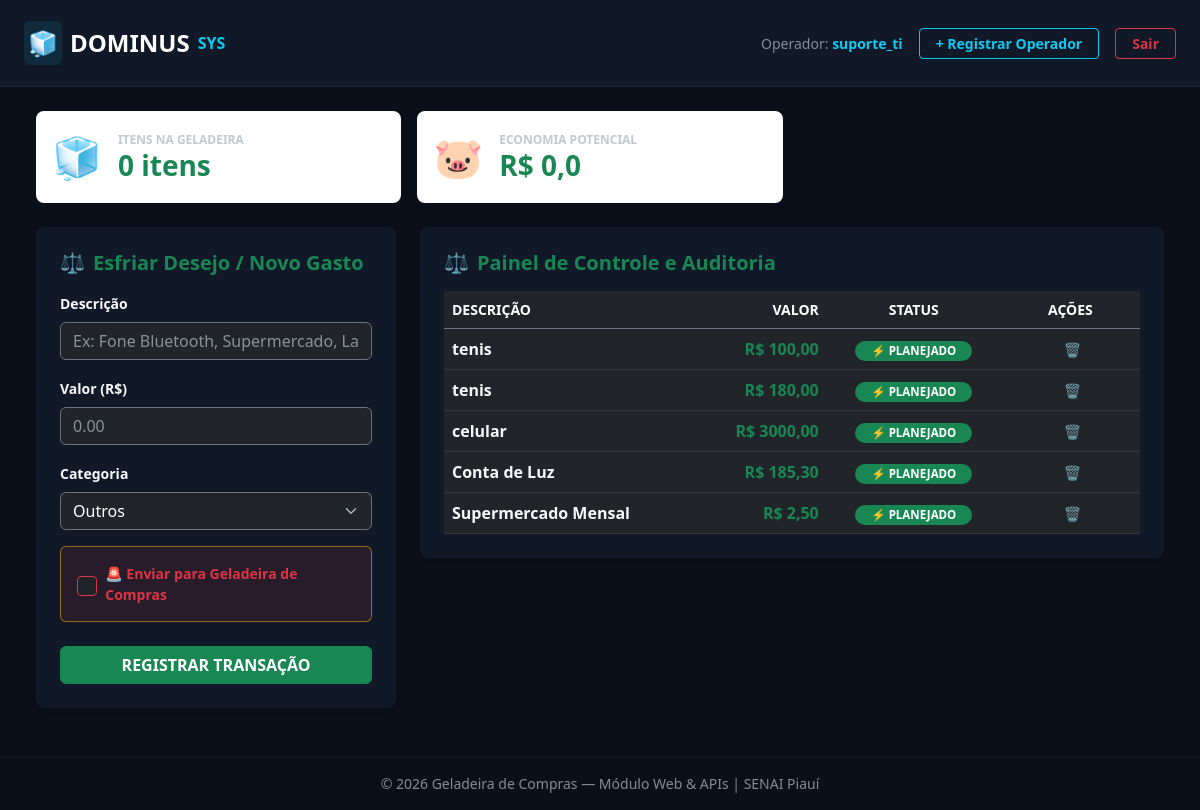
The app's page / (signed in) with its own data.
### main/models.py (models this page shows, shortened)
class RegistroGasto(models.Model):
    CATEGORIA_CHOICES = [
        ('essenciais', 'Gastos Essenciais'),
        ('lazer', 'Lazer'),
        ('eletronicos', 'Eletrônicos'),
        ('vestuario', 'Vestuário'),
        ('outros', 'Outros'),
    ]
    ESTADO_CHOICES = [
        ('PLANEJADO', 'Planejado / Efetivado'),
        ('CONGELADO', 'Na Geladeira (Reflexão)'),
        ('DESISTIDO', 'Compra Abortada (Economizado)'),
    ]
    descricao = models.CharField(max_length=100)
    valor = models.DecimalField(max_digits=10, decimal_places=2)
    categoria = models.CharField(max_length=20, choices=CATEGORIA_CHOICES, default='outros')
    impulso = models.BooleanField(default=False)
    estado = models.CharField(max_length=20, choices=ESTADO_CHOICES, default='PLANEJADO')
    data_criacao = models.DateTimeField(auto_now_add=True)
    dias_reflexao = models.IntegerField(default=3) # Período padrão de resfriamento

### main/views.py (the view)
# urls.py: path('', painel_view, name='home'),
def painel_view(request):
    if request.method == 'POST':
        form = RegistroGastoForm(request.POST)
        if form.is_valid():
            gasto = form.save(commit=False)
            gasto.estado = 'CONGELADO' if gasto.impulso else 'PLANEJADO'
            gasto.save()
            return redirect('painel')
    else:
        form = RegistroGastoForm()
    registros = RegistroGasto.objects.exclude(estado='DESISTIDO').order_by('-id')
    economia_potencial = RegistroGasto.objects.filter(estado='CONGELADO').aggregate(total=Sum('valor'))['total'] or 0.00
    itens_geladeira = RegistroGasto.objects.filter(estado='CONGELADO').count()
    context = {
        'form': form,
        'registros': registros,
        'economia_potencial': economia_potencial,
        'itens_geladeira': itens_geladeira,
    }
    return render(request, 'main/painel.html', context)

### main/forms.py (shortened to what this page needs)
class RegistroGastoForm(forms.ModelForm):
    class Meta:
        model = RegistroGasto
        fields = ['descricao', 'valor', 'categoria', 'impulso']
        widgets = {
            'descricao': forms.TextInput(attrs={
                'class': 'form-control bg-dark text-white border-secondary shadow-none',
                'placeholder': 'Ex: Fone Bluetooth, Supermercado, Lanche...',
                'required': 'required',
            }),
            'valor': forms.NumberInput(attrs={
                'class': 'form-control bg-dark text-white border-secondary shadow-none',
                'placeholder': '0.00',
                'step': '0.01',
                'min': '0.01',
                'required': 'required',
            }),
            'categoria': forms.Select(attrs={
                'class': 'form-select bg-dark text-white border-secondary shadow-none',
                'required': 'required',
            }),
            'impulso': forms.CheckboxInput(attrs={
                'class': 'form-check-input bg-dark border-danger',
                'style': 'cursor: pointer; width: 1.3em; height: 1.3em;',
                'id': 'checkImpulso'
            }),
        }

### main/templates/main/painel.html (shortened to what this page needs)
{% extends 'main/base.html' %}
{% block content %}
<div class="container-fluid">
    <div class="row g-3 mb-4">
        <div class="col-md-6 col-lg-4">
            <div class="card border-0 bg-white shadow-sm p-3 rounded-3">
                <div class="d-flex align-items-center">
                    <span class="fs-1 me-3">🧊</span>
                    <div>
                        <small class="text-muted fw-bold d-block text-uppercase" style="font-size: 0.75rem;">ITENS NA GELADEIRA</small>
                        <h3 class="fw-bold mb-0 text-success">{{ itens_geladeira }} itens</h3>
                    </div>
                </div>
            </div>
        </div>
        <div class="col-md-6 col-lg-4">
            <div class="card border-0 bg-white shadow-sm p-3 rounded-3">
                <div class="d-flex align-items-center">
                    <span class="fs-1 me-3">🐷</span>
                    <div>
                        <small class="text-muted fw-bold d-block text-uppercase" style="font-size: 0.75rem;">ECONOMIA POTENCIAL</small>
                        <h3 class="fw-bold mb-0 text-success">R$ {{ economia_potencial }}</h3>
                    </div>
                </div>
            </div>
        </div>
    </div>
    <div class="row g-4">
        <div class="col-lg-4">
            <div class="card border-0 shadow-sm p-4 rounded-3" style="background: #111827; color: #fff;">
                <h5 class="fw-bold text-success mb-3 d-flex align-items-center gap-2">
                    <span>⚖️</span> Esfriar Desejo / Novo Gasto
                </h5>
                <form id="formGasto" method="post">
                    <div class="mb-3">
                        <label class="form-label small fw-bold text-light">Descrição</label>
                        {{ form.descricao }}
                    </div>
                    <div class="mb-3">
                        <label class="form-label small fw-bold text-light">Valor (R$)</label>
                        {{ form.valor }}
                    </div>
                    <div class="mb-3">
                        <label class="form-label small fw-bold text-light">Categoria</label>
                        {{ form.categoria }}
                    </div>
                    <div class="mb-4 p-3 rounded border border-warning border-opacity-50 d-flex align-items-center gap-2" style="background-color: rgba(239, 68, 68, 0.1);">
                        <div class="form-check m-0 d-flex align-items-center gap-2">
                            {{ form.impulso }}
                            <label for="{{ form.impulso.id_for_label }}" class="form-check-label text-danger fw-bold small mb-0 cursor-pointer">
                                🚨 Enviar para Geladeira de Compras
                            </label>
                        </div>
                    </div>
                    <button type="submit" class="btn btn-success w-100 py-2.5 fw-bold text-uppercase">
                        REGISTRAR TRANSAÇÃO
                    </button>
                </form>
            </div>
        </div>
        <div class="col-lg-8">
            <div class="card border-0 shadow-sm p-4 rounded-3 text-white" style="background: #111827;">
                <h5 class="fw-bold text-success mb-3 d-flex align-items-center gap-2">
                    <span>⚖️</span> Painel de Controle e Auditoria
                </h5>
                <div class="table-responsive">
                    <table class="table table-dark table-hover align-middle mb-0">
                        <thead>
                            <tr class="text-uppercase small fw-bold text-muted border-bottom border-secondary">
                                <th scope="col" style="width: 35%;">Descrição</th>
                                <th scope="col" class="text-end" style="width: 20%;">Valor</th>
                                <th scope="col" class="text-center" style="width: 25%;">Status</th>
                                <th scope="col" class="text-center" style="width: 20%;">Ações</th>
                            </tr>
                        </thead>
                        <tbody>
                            {% for gasto in registros %}
                            <tr class="border-bottom border-secondary border-opacity-25">
                                <td class="fw-bold text-light">{{ gasto.descricao }}</td>
                                <td class="text-end fw-bold text-success">R$ {{ gasto.valor }}</td>
                                <td class="text-center">
                                    {% if gasto.estado == 'CONGELADO' %}
                                        <span class="badge bg-info text-dark px-3 py-1.5 rounded-pill" style="font-size: 0.72rem;">
                                            🧊 NA GELADEIRA
                                        </span>
                                    {% else %}
                                        <span class="badge bg-success text-white px-3 py-1.5 rounded-pill" style="font-size: 0.72rem;">
                                            ⚡ PLANEJADO
                                        </span>
                                    {% endif %}
                                </td>
                                <td class="text-center">
                                    <div class="d-flex justify-content-center align-items-center gap-1">
                                        <a href="{% url 'excluir_gasto' gasto.id %}" class="btn btn-sm btn-link text-muted p-0 ms-1 text-decoration-none" title="Excluir do histórico" onclick="return confirm('Apagar este registro?');">
                                            🗑️
                                        </a>
                                    </div>
                                </td>
                            </tr>
                            {% empty %}
                            <tr>
                                <td colspan="4" class="text-center text-muted py-4">
                                    Nenhum lançamento registrado no banco de dados.
                                </td>
                            </tr>
                            {% endfor %}
                        </tbody>
                    </table>
                </div>
            </div>
        </div>
    </div>
</div>
{% endblock %}

### main/templates/main/base.html (shortened to what this page needs)
<!DOCTYPE html>
<html lang="pt-br" data-bs-theme="dark">
<head>
    <link href="https://cdn.jsdelivr.net/npm/bootstrap@5.3.0/dist/css/bootstrap.min.css" rel="stylesheet">
</head>
<body>
    <nav class="navbar navbar-expand-lg navbar-custom py-3 mb-4">
        <div class="container-fluid px-4">
            <a class="navbar-brand d-flex align-items-center gap-2 fw-bold text-white fs-4" href="{% url 'painel' %}">
                <span class="p-1 rounded bg-info bg-opacity-10 text-info">🧊</span>
                <span>DOMINUS</span> <span class="text-info fs-6">SYS</span>
            </a>
            <div class="collapse navbar-collapse justify-content-end" id="navbarContent">
                <div class="d-flex align-items-center gap-3 mt-3 mt-lg-0">
                    {% if user.is_authenticated %}
                        <span class="text-muted small">
                            Operador: <strong class="text-info">{{ user.username }}</strong>
                        </span>
                    {% endif %}
                    <a href="{% url 'registrar_operador' %}" class="btn btn-outline-info btn-sm fw-bold px-3">
                        + Registrar Operador
                    </a>
                    <form action="{% url 'logout' %}" method="post" class="d-inline m-0">
                        <button type="submit" class="btn btn-outline-danger btn-sm fw-bold px-3">
                            Sair
                        </button>
                    </form>
                </div>
            </div>
        </div>
    </nav>
    <main class="px-4 pb-5">
        {% block content %}
        {% endblock %}
    </main>
    <footer class="text-center py-3 text-muted border-top border-secondary border-opacity-10 small mt-auto">
        © 2026 Geladeira de Compras — Módulo Web & APIs | SENAI Piauí
    </footer>
</body>
</html>

### main/templates/main/base.html (style rules this page uses)
body { background-color: #0b0f19; color: #f3f4f6; font-family: 'Segoe UI', system-ui, -apple-system, sans-serif; }
.navbar-custom { background-color: #111827; border-bottom: 1px solid #1f2937; }

### records on screen
RegistroGasto: descricao "tenis", valor "100,00", estado "⚡ PLANEJADO"
RegistroGasto: descricao "tenis", valor "180,00", estado "⚡ PLANEJADO"
RegistroGasto: descricao "celular", valor "3000,00", estado "⚡ PLANEJADO"
RegistroGasto: descricao "Conta de Luz", valor "185,30", estado "⚡ PLANEJADO"
RegistroGasto: descricao "Supermercado Mensal", valor "2,50", estado "⚡ PLANEJADO"

### other values on screen
{{ user.username }} "suporte_ti"
{{ itens_geladeira }} "0"
{{ economia_potencial }} "0,0"
